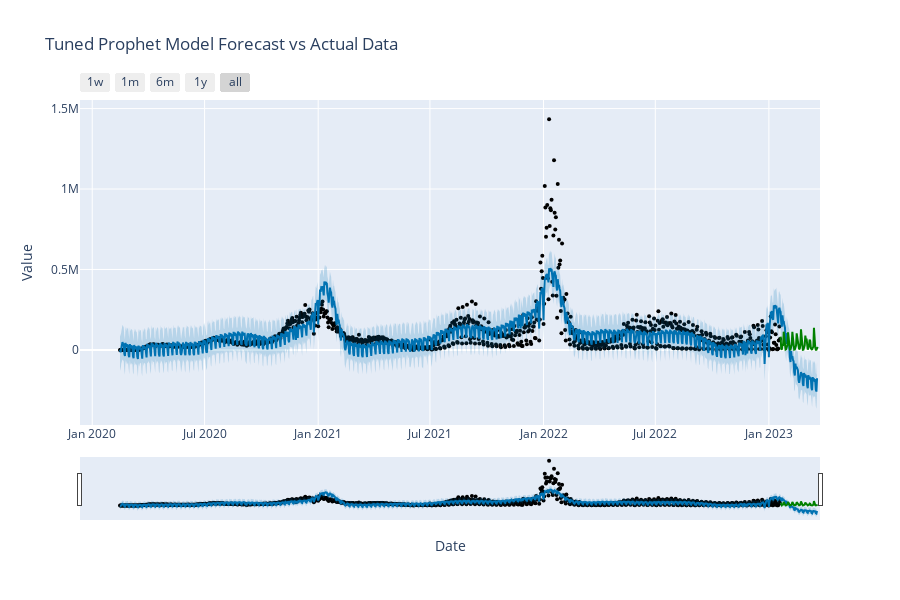

Source (notebook cell):
### Code cell
model2 = Prophet(changepoint_prior_scale = 0.031623, seasonality_prior_scale = 0.046416)
model2.add_country_holidays(country_name='US')

model2.fit(y_train)
# changepoint_prior_scale = 0.031623
# seasonality_prior_scale = 0.046416

forecast_df = forecast_df_complete(model2, y_train, y_test)


# Generate the Prophet forecast plot
fig = plot_plotly(model2, forecast_df)

# Add the test actual data points
fig.add_trace(go.Scatter(
    x=y_test.ds, 
    y=y_test.y, 
    mode='lines', 
    name='Historical Predictions', 
    line=dict(color='green')
))

# Add titles and labels
fig.update_layout(
    title="Tuned Prophet Model Forecast vs Actual Data",
    xaxis_title="Date",
    yaxis_title="Value",
    legend_title="Legend"
)

# Display the plot
fig.show();

### Figure 1 — Plotly figure (JSON) as saved in the notebook; plotly's stock layout.template omitted (floating-point values rounded to 4 significant figures; data arrays with more than 128 entries replaced by an {"elided": "..."} marker saying what was removed)
{"data": [{"marker": {"color": "black", "size": 4}, "mode": "markers", "name": "Actual", "type": "scatter", "x": {"elided": "1070 str values"}, "y": {"elided": "1070 int values"}}, {"hoverinfo": "skip", "line": {"width": 0}, "mode": "lines", "type": "scatter", "x": {"elided": "1130 str values"}, "y": {"elided": "1130 float values"}}, {"fill": "tonexty", "fillcolor": "rgba(0, 114, 178, 0.2)", "line": {"color": "#0072B2", "width": 2}, "mode": "lines", "name": "Predicted", "type": "scatter", "x": {"elided": "1130 str values"}, "y": {"elided": "1130 float values"}}, {"fill": "tonexty", "fillcolor": "rgba(0, 114, 178, 0.2)", "hoverinfo": "skip", "line": {"width": 0}, "mode": "lines", "type": "scatter", "x": {"elided": "1130 str values"}, "y": {"elided": "1130 float values"}}, {"line": {"color": "green"}, "mode": "lines", "name": "Historical Predictions", "type": "scatter", "x": ["2023-01-20T00:00:00", "2023-01-21T00:00:00", "2023-01-22T00:00:00", "2023-01-23T00:00:00", "2023-01-24T00:00:00", "2023-01-25T00:00:00", "2023-01-26T00:00:00", "2023-01-27T00:00:00", "2023-01-28T00:00:00", "2023-01-29T00:00:00", "2023-01-30T00:00:00", "2023-01-31T00:00:00", "2023-02-01T00:00:00", "2023-02-02T00:00:00", "2023-02-03T00:00:00", "2023-02-04T00:00:00", "2023-02-05T00:00:00", "2023-02-06T00:00:00", "2023-02-07T00:00:00", "2023-02-08T00:00:00", "2023-02-09T00:00:00", "2023-02-10T00:00:00", "2023-02-11T00:00:00", "2023-02-12T00:00:00", "2023-02-13T00:00:00", "2023-02-14T00:00:00", "2023-02-15T00:00:00", "2023-02-16T00:00:00", "2023-02-17T00:00:00", "2023-02-18T00:00:00", "2023-02-19T00:00:00", "2023-02-20T00:00:00", "2023-02-21T00:00:00", "2023-02-22T00:00:00", "2023-02-23T00:00:00", "2023-02-24T00:00:00", "2023-02-25T00:00:00", "2023-02-26T00:00:00", "2023-02-27T00:00:00", "2023-02-28T00:00:00", "2023-03-01T00:00:00", "2023-03-02T00:00:00", "2023-03-03T00:00:00", "2023-03-04T00:00:00", "2023-03-05T00:00:00", "2023-03-06T00:00:00", "2023-03-07T00:00:00", "2023-03-08T00:00:00", "2023-03-09T00:00:00", "2023-03-10T00:00:00", "2023-03-11T00:00:00", "2023-03-12T00:00:00", "2023-03-13T00:00:00", "2023-03-14T00:00:00", "2023-03-15T00:00:00", "2023-03-16T00:00:00", "2023-03-17T00:00:00", "2023-03-18T00:00:00", "2023-03-19T00:00:00", "2023-03-20T00:00:00", "2023-03-21T00:00:00"], "y": [82833, 2473, 4953, 32412, 31773, 113283, 78852, 14171, 2200, 4424, 30449, 31067, 109666, 67603, 64375, 2896, 2718, 24780, 31892, 112192, 68999, 14142, 1902, 3127, 24468, 27526, 102914, 70512, 46091, 4071, 2807, 8447, 29117, 127499, 64478, 11171, 1527, 2318, 18147, 28351, 89261, 62111, 69509, 1671, 1567, 14774, 23808, 63372, 55547, 10161, 1489, 1005, 13115, 20174, 137629, 54460, 18756, 1175, 1424, 9787, 18373]}], "layout": {"height": 600, "legend": {"title": {"text": "Legend"}}, "showlegend": false, "title": {"text": "Tuned Prophet Model Forecast vs Actual Data"}, "width": 900, "xaxis": {"rangeselector": {"buttons": [{"count": 7, "label": "1w", "step": "day", "stepmode": "backward"}, {"count": 1, "label": "1m", "step": "month", "stepmode": "backward"}, {"count": 6, "label": "6m", "step": "month", "stepmode": "backward"}, {"count": 1, "label": "1y", "step": "year", "stepmode": "backward"}, {"step": "all"}]}, "rangeslider": {"visible": true}, "title": {"text": "Date"}, "type": "date"}, "yaxis": {"title": {"text": "Value"}}}}
